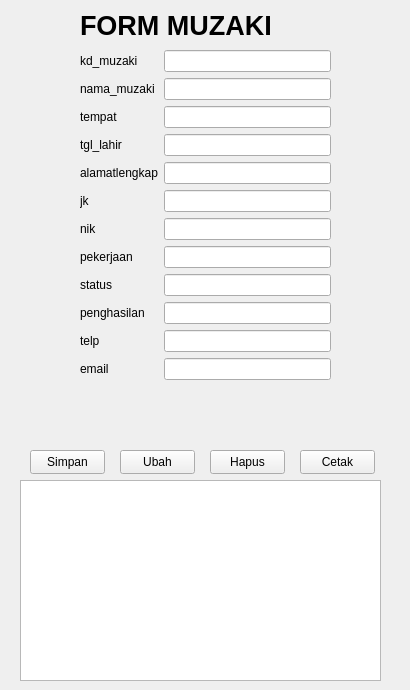
<?xml version="1.0" encoding="UTF-8"?>
<ui version="4.0">
 <class>Form</class>
 <widget class="QWidget" name="Form">
  <property name="geometry">
   <rect>
    <x>0</x>
    <y>0</y>
    <width>410</width>
    <height>690</height>
   </rect>
  </property>
  <property name="windowTitle">
   <string>Form</string>
  </property>
  <widget class="QWidget" name="formLayoutWidget">
   <property name="geometry">
    <rect>
     <x>80</x>
     <y>50</y>
     <width>251</width>
     <height>391</height>
    </rect>
   </property>
   <layout class="QFormLayout" name="formLayout">
    <item row="0" column="0">
     <widget class="QLabel" name="kd_muzakiLabel">
      <property name="text">
       <string>kd_muzaki</string>
      </property>
     </widget>
    </item>
    <item row="0" column="1">
     <widget class="QLineEdit" name="edit_kd_muzaki"/>
    </item>
    <item row="1" column="0">
     <widget class="QLabel" name="nama_muzakiLabel">
      <property name="text">
       <string>nama_muzaki</string>
      </property>
     </widget>
    </item>
    <item row="1" column="1">
     <widget class="QLineEdit" name="edit_nama_muzaki"/>
    </item>
    <item row="2" column="0">
     <widget class="QLabel" name="tempatLabel">
      <property name="text">
       <string>tempat</string>
      </property>
     </widget>
    </item>
    <item row="2" column="1">
     <widget class="QLineEdit" name="edit_tempat"/>
    </item>
    <item row="3" column="0">
     <widget class="QLabel" name="tgl_lahirLabel">
      <property name="text">
       <string>tgl_lahir</string>
      </property>
     </widget>
    </item>
    <item row="3" column="1">
     <widget class="QLineEdit" name="edit_tgl_lahir"/>
    </item>
    <item row="4" column="0">
     <widget class="QLabel" name="alamatlengkapLabel">
      <property name="text">
       <string>alamatlengkap</string>
      </property>
     </widget>
    </item>
    <item row="4" column="1">
     <widget class="QLineEdit" name="edit_alamatlengkap"/>
    </item>
    <item row="5" column="0">
     <widget class="QLabel" name="jkLabel">
      <property name="text">
       <string>jk</string>
      </property>
     </widget>
    </item>
    <item row="5" column="1">
     <widget class="QLineEdit" name="edit_jk"/>
    </item>
    <item row="6" column="0">
     <widget class="QLabel" name="nikLabel">
      <property name="text">
       <string>nik</string>
      </property>
     </widget>
    </item>
    <item row="6" column="1">
     <widget class="QLineEdit" name="edit_nik"/>
    </item>
    <item row="7" column="0">
     <widget class="QLabel" name="pekerjaanLabel">
      <property name="text">
       <string>pekerjaan</string>
      </property>
     </widget>
    </item>
    <item row="7" column="1">
     <widget class="QLineEdit" name="edit_pekerjaan"/>
    </item>
    <item row="8" column="0">
     <widget class="QLabel" name="statusLabel">
      <property name="text">
       <string>status</string>
      </property>
     </widget>
    </item>
    <item row="8" column="1">
     <widget class="QLineEdit" name="edit_status"/>
    </item>
    <item row="9" column="0">
     <widget class="QLabel" name="penghasilanLabel">
      <property name="text">
       <string>penghasilan</string>
      </property>
     </widget>
    </item>
    <item row="9" column="1">
     <widget class="QLineEdit" name="edit_penghasilan"/>
    </item>
    <item row="10" column="0">
     <widget class="QLabel" name="telpLabel">
      <property name="text">
       <string>telp</string>
      </property>
     </widget>
    </item>
    <item row="10" column="1">
     <widget class="QLineEdit" name="edit_telp"/>
    </item>
    <item row="11" column="0">
     <widget class="QLabel" name="emailLabel">
      <property name="text">
       <string>email</string>
      </property>
     </widget>
    </item>
    <item row="11" column="1">
     <widget class="QLineEdit" name="edit_email"/>
    </item>
   </layout>
  </widget>
  <widget class="QLabel" name="label">
   <property name="geometry">
    <rect>
     <x>80</x>
     <y>10</y>
     <width>241</width>
     <height>31</height>
    </rect>
   </property>
   <property name="font">
    <font>
     <pointsize>20</pointsize>
     <bold>true</bold>
    </font>
   </property>
   <property name="text">
    <string>FORM MUZAKI</string>
   </property>
  </widget>
  <widget class="QPushButton" name="btnSimpan">
   <property name="geometry">
    <rect>
     <x>30</x>
     <y>450</y>
     <width>75</width>
     <height>24</height>
    </rect>
   </property>
   <property name="text">
    <string>Simpan</string>
   </property>
  </widget>
  <widget class="QPushButton" name="btnCetak">
   <property name="geometry">
    <rect>
     <x>300</x>
     <y>450</y>
     <width>75</width>
     <height>24</height>
    </rect>
   </property>
   <property name="text">
    <string>Cetak</string>
   </property>
  </widget>
  <widget class="QPushButton" name="btnHapus">
   <property name="geometry">
    <rect>
     <x>210</x>
     <y>450</y>
     <width>75</width>
     <height>24</height>
    </rect>
   </property>
   <property name="text">
    <string>Hapus</string>
   </property>
  </widget>
  <widget class="QPushButton" name="btnUbah">
   <property name="geometry">
    <rect>
     <x>120</x>
     <y>450</y>
     <width>75</width>
     <height>24</height>
    </rect>
   </property>
   <property name="text">
    <string>Ubah</string>
   </property>
  </widget>
  <widget class="QTableView" name="tabel_Muzaki">
   <property name="geometry">
    <rect>
     <x>20</x>
     <y>480</y>
     <width>361</width>
     <height>201</height>
    </rect>
   </property>
  </widget>
 </widget>
 <resources/>
 <connections/>
</ui>
